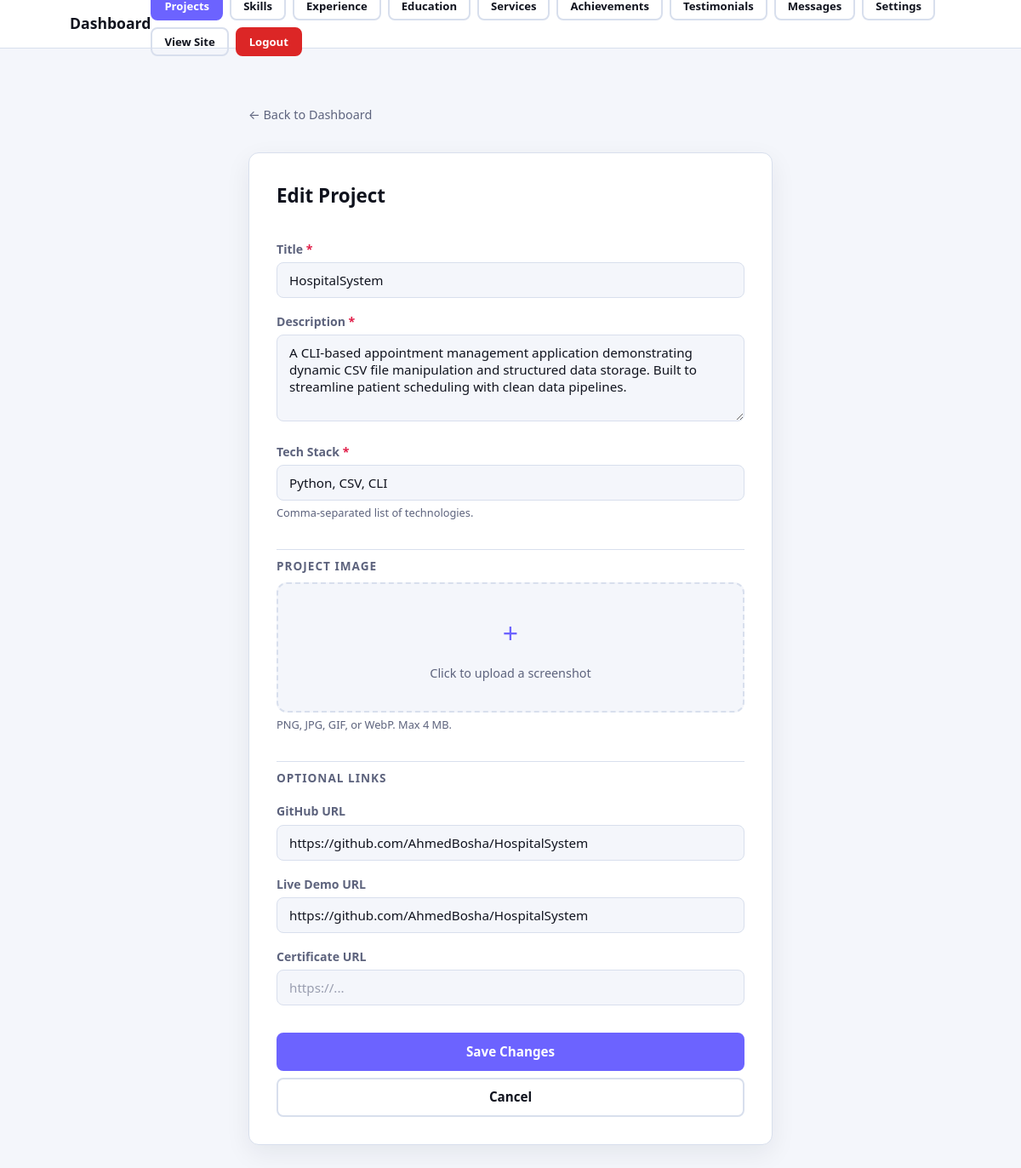
/admin/projects/edit/1 (signed in), run on an earlier commit of the app's database.
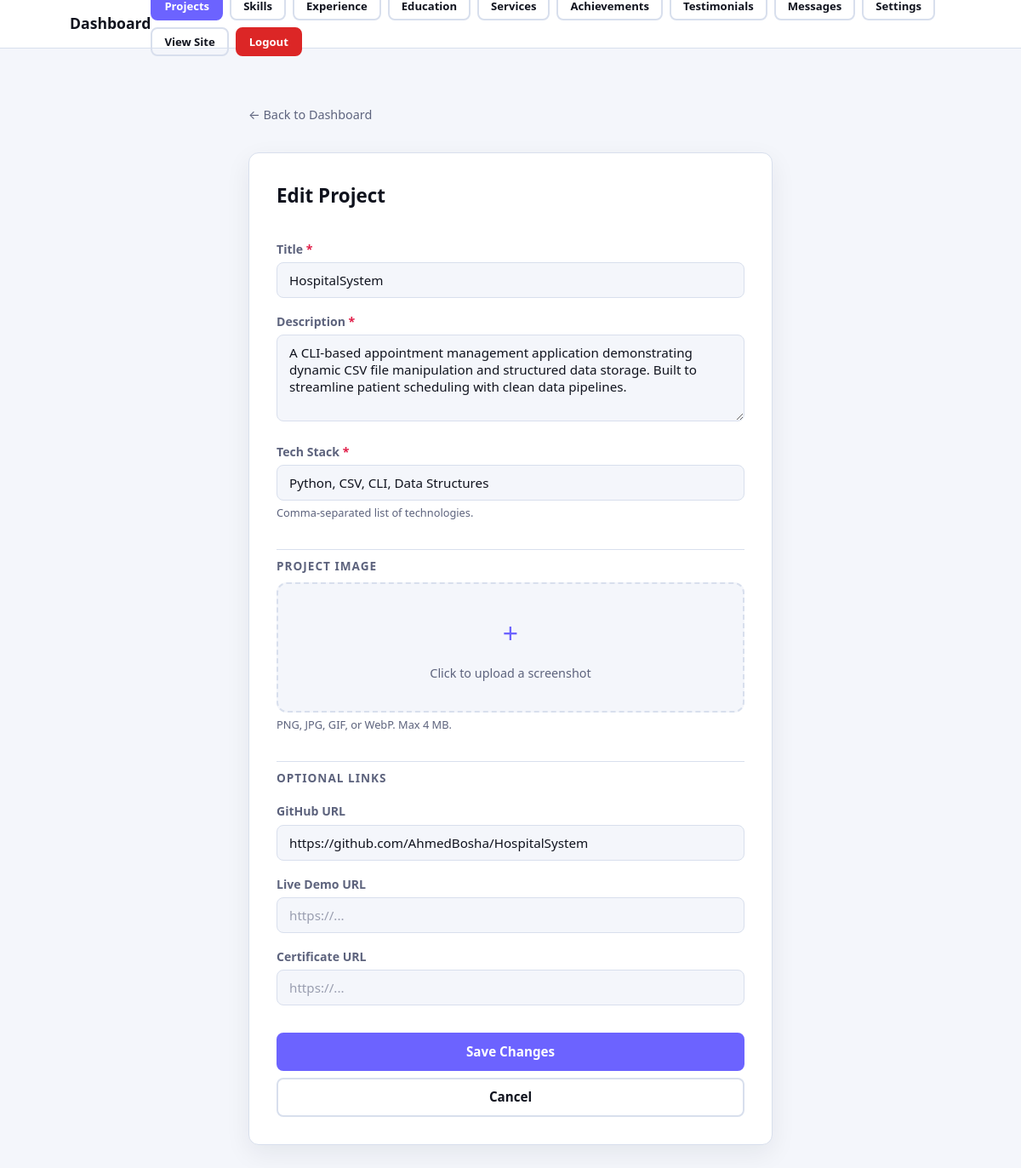
And on a later commit of the database.
### tables this page shows
CREATE TABLE projects (
            id              INTEGER PRIMARY KEY AUTOINCREMENT,
            title           TEXT    NOT NULL,
            description     TEXT    NOT NULL,
            tech_stack      TEXT    NOT NULL,
            github_link     TEXT,
            live_demo_link  TEXT,
            certificate_url TEXT,
            image           TEXT,
            created_at      TIMESTAMP DEFAULT CURRENT_TIMESTAMP
        );

### app.py (the view, shortened to what this page needs)
@app.route("/admin/projects/edit/<int:project_id>", methods=["GET", "POST"])
@login_required
def admin_edit_project(project_id):
    db = get_db()
    project = db.execute("SELECT * FROM projects WHERE id = ?", (project_id,)).fetchone()
    if project is None:
        abort(404)
    return render_template("admin/project_form.html", project=project)

### app.py (called while the page is built)
def get_db():
    if "db" not in g:
        g.db = sqlite3.connect(DATABASE)
        g.db.row_factory = sqlite3.Row
        g.db.execute("PRAGMA foreign_keys = ON")
    return g.db

def get_settings(db=None):
    if db is None:
        db = get_db()
    return db.execute("SELECT * FROM site_settings WHERE id = 1").fetchone()

@app.context_processor
def inject_globals():
    try:
        settings = get_settings()
        unread = get_db().execute(
            "SELECT COUNT(*) FROM messages WHERE is_read = 0"
        ).fetchone()[0]
    except Exception:
        settings = None
        unread = 0
    return dict(settings=settings, unread_count=unread)

def login_required(view):
    @functools.wraps(view)
    def wrapped(**kwargs):
        if not session.get("admin_logged_in"):
            flash("Please log in to access the dashboard.", "warning")
            return redirect(url_for("admin_login"))
        return view(**kwargs)
    return wrapped

### templates/admin/project_form.html (shortened to what the changed rows need)
{% extends "base.html" %}
{% block body %}
<main class="admin-main">
    <div class="container" style="max-width:680px;">
        <div class="form-card">
            <h2 class="form-card__title">{{ "Edit Project" if project else "Add New Project" }}</h2>
            <form method="POST" enctype="multipart/form-data"
                  action="{{ url_for('admin_edit_project', project_id=project.id) if project else url_for('admin_add_project') }}">
                <label class="form-label" for="title">Title <span class="required">*</span></label>
                <input class="form-input" type="text" id="title" name="title"
                       value="{{ project.title if project else '' }}"
                       placeholder="e.g. My Awesome Project" required>
                <label class="form-label" for="description">Description <span class="required">*</span></label>
                <textarea class="form-input form-textarea" id="description" name="description"
                          rows="4" placeholder="A brief description..."
                          required>{{ project.description if project else '' }}</textarea>
                <label class="form-label" for="tech_stack">Tech Stack <span class="required">*</span></label>
                <input class="form-input" type="text" id="tech_stack" name="tech_stack"
                       value="{{ project.tech_stack if project else '' }}"
                       placeholder="e.g. Python, Flask, SQLite" required>
                <p class="form-hint">Comma-separated list of technologies.</p>
                <hr class="form-divider">
                <p class="form-section-label">Project Image</p>
                {% if project and project.image %}
                <div class="photo-preview">
                    <img src="{{ url_for('static', filename='uploads/' + project.image) }}"
                         alt="Current image" class="photo-preview__img" style="border-radius:var(--radius-sm); width:120px; height:80px;">
                    <div class="photo-preview__actions">
                        <label class="btn btn--sm btn--outline">
                            Change Image
                            <input type="file" name="image" accept="image/*" style="display:none;">
                        </label>
                        <label class="btn btn--sm btn--danger">
                            <input type="checkbox" name="remove_image" value="1" style="display:none;"
                                   onchange="if(this.checked && !confirm('Remove image?')) this.checked=false;">
                            Remove
                        </label>
                    </div>
                </div>
                {% else %}
                <div class="photo-upload">
                    <label class="photo-upload__label">
                    </label>
                    <p class="form-hint">PNG, JPG, GIF, or WebP. Max 4 MB.</p>
                </div>
                {% endif %}
                <hr class="form-divider">
                <p class="form-section-label">Optional Links</p>
                <label class="form-label" for="github_link">GitHub URL</label>
                <input class="form-input" type="url" id="github_link" name="github_link"
                       value="{{ project.github_link if project and project.github_link else '' }}"
                       placeholder="https://github.com/...">
                <label class="form-label" for="live_demo_link">Live Demo URL</label>
                <input class="form-input" type="url" id="live_demo_link" name="live_demo_link"
                       value="{{ project.live_demo_link if project and project.live_demo_link else '' }}"
                       placeholder="https://...">
                <label class="form-label" for="certificate_url">Certificate URL</label>
                <input class="form-input" type="url" id="certificate_url" name="certificate_url"
                       value="{{ project.certificate_url if project and project.certificate_url else '' }}"
                       placeholder="https://...">
                <div class="form-actions">
                    <button type="submit" class="btn btn--primary btn--block">
                    </button>
                    <a href="{{ url_for('admin_dashboard') }}" class="btn btn--outline btn--block">Cancel</a>
                </div>
            </form>
        </div>
    </div>
</main>
{% endblock %}

What changed in the data, as far as the page shows it:
changed projects "HospitalSystem": tech_stack "Python, CSV, CLI" → "Python, CSV, CLI, Data Structures"; live_demo_link "https://github.com/AhmedBosha/HospitalSystem" → (not shown)
